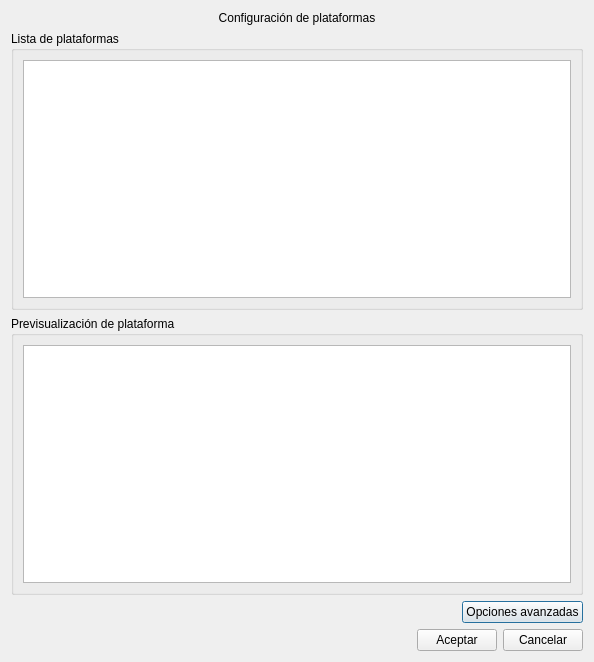
<?xml version="1.0" encoding="UTF-8"?>
<ui version="4.0">
 <class>DialogConfPlataformas</class>
 <widget class="QDialog" name="DialogConfPlataformas">
  <property name="geometry">
   <rect>
    <x>0</x>
    <y>0</y>
    <width>594</width>
    <height>662</height>
   </rect>
  </property>
  <property name="windowTitle">
   <string>Dialog</string>
  </property>
  <layout class="QVBoxLayout" name="verticalLayout_3">
   <item>
    <widget class="QLabel" name="label">
     <property name="text">
      <string>Configuración de plataformas</string>
     </property>
     <property name="alignment">
      <set>Qt::AlignCenter</set>
     </property>
    </widget>
   </item>
   <item>
    <widget class="QGroupBox" name="groupBox">
     <property name="title">
      <string>Lista de plataformas</string>
     </property>
     <layout class="QVBoxLayout" name="verticalLayout">
      <item>
       <widget class="QTableView" name="tableView"/>
      </item>
     </layout>
    </widget>
   </item>
   <item>
    <widget class="QGroupBox" name="groupBox_2">
     <property name="title">
      <string>Previsualización de plataforma</string>
     </property>
     <layout class="QVBoxLayout" name="verticalLayout_2">
      <item>
       <widget class="QGraphicsView" name="graphicsView"/>
      </item>
     </layout>
    </widget>
   </item>
   <item>
    <layout class="QHBoxLayout" name="horizontalLayout">
     <item>
      <spacer name="horizontalSpacer">
       <property name="orientation">
        <enum>Qt::Horizontal</enum>
       </property>
       <property name="sizeHint" stdset="0">
        <size>
         <width>40</width>
         <height>20</height>
        </size>
       </property>
      </spacer>
     </item>
     <item>
      <widget class="QPushButton" name="pushButton">
       <property name="text">
        <string>Opciones avanzadas</string>
       </property>
      </widget>
     </item>
    </layout>
   </item>
   <item>
    <layout class="QHBoxLayout" name="horizontalLayout_2">
     <item>
      <spacer name="horizontalSpacer_2">
       <property name="orientation">
        <enum>Qt::Horizontal</enum>
       </property>
       <property name="sizeHint" stdset="0">
        <size>
         <width>40</width>
         <height>20</height>
        </size>
       </property>
      </spacer>
     </item>
     <item>
      <widget class="QPushButton" name="pushButton_3">
       <property name="text">
        <string>Aceptar</string>
       </property>
      </widget>
     </item>
     <item>
      <widget class="QPushButton" name="pushButton_2">
       <property name="text">
        <string>Cancelar</string>
       </property>
      </widget>
     </item>
    </layout>
   </item>
  </layout>
 </widget>
 <resources/>
 <connections/>
</ui>
